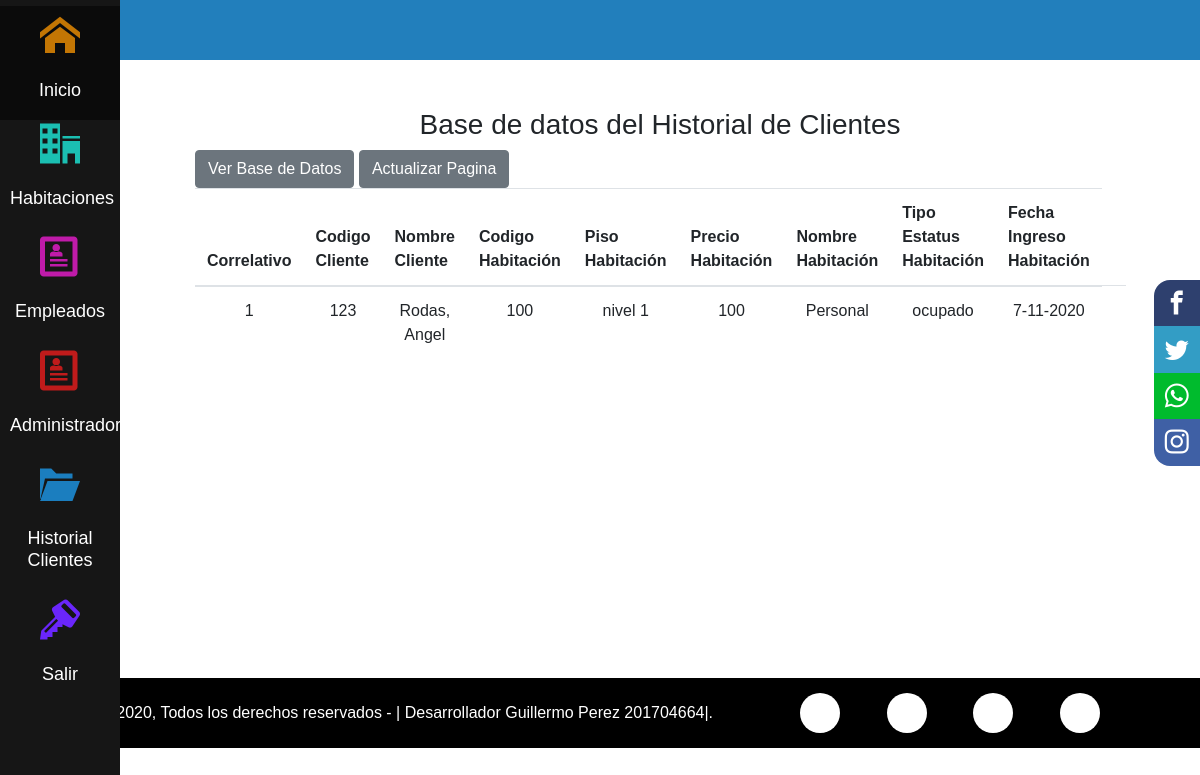
/rol_administrador/datos_Clientes.php, run on the app's committed database.
### tables this page shows
CREATE TABLE `tipo_habitacion` (
  `tipo_habitacion_id` int(11) NOT NULL,
  `nombre_habitacion` text NOT NULL,
  `Precio_dia` int(11) NOT NULL
);

CREATE TABLE `asignacion_habitacion` (
  `correlativo` int(11) NOT NULL,
  `cliente_id` int(11) NOT NULL,
  `habitacion_id` int(11) NOT NULL,
  `Fecha_ingreso` text NOT NULL,
  `estatus_id` int(11) NOT NULL
);

CREATE TABLE `cliente` (
  `cliente_id` int(11) NOT NULL,
  `nombre_cliente` text NOT NULL,
  `apellido_cliente` text NOT NULL,
  `Dpi` int(11) NOT NULL,
  `sexo_id` int(11) NOT NULL
);

CREATE TABLE `habitacion` (
  `habitacion_id` int(11) NOT NULL,
  `numero_habitacion` int(50) NOT NULL,
  `tipo_habitacion_id` int(11) NOT NULL,
  `piso_id` int(11) NOT NULL
);

CREATE TABLE `piso` (
  `piso_id` int(11) NOT NULL,
  `descripcion` text NOT NULL
);

CREATE TABLE `estatus_habitacion` (
  `estatus_id` int(11) NOT NULL,
  `tipo_estatus` text NOT NULL
);

### rol_administrador/datos_Clientes.php (the view, shortened to what this page needs)
<?php
    include_once("diseno_pagina_administrador.php");
 ?>
<!DOCTYPE html>
<html lang="en">
<head>
    <link rel="stylesheet" href="https://stackpath.bootstrapcdn.com/bootstrap/4.5.2/css/bootstrap.min.css">
</head>
<body>
<div class="content-article">
            <article>
    <br> <br>
    <div class="container">
        <div class="row">
           <div class="col">
                <h3 class="text-center">Base de datos del Historial de Clientes </h3>
                  <a href="datos_Clientes.php"><button type="submit" class="btn btn-secondary" name="btnverbasedatos" id="btnverbasedatos"> Ver Base de Datos</button> </a>
                  <a href="datos_Clientes.php"><button type="submit" class="btn btn-secondary" name="btnactualizar1" id="btnactualizar1"> Actualizar Pagina</button> </a>
                <table class="table">
                    <thead>
                        <tr>
                            <th scope="col">Correlativo </th>
                            <th scope="col">Codigo Cliente </th>
                            <th scope="col">Nombre Cliente </th>
                            <th scope="col">Codigo Habitación</th>
                            <th scope="col">Piso Habitación</th>
                            <th scope="col">Precio Habitación</th>
                            <th scope="col">Nombre Habitación</th>
                            <th scope="col">Tipo Estatus Habitación</th>
                            <th scope="col">Fecha Ingreso Habitación</th>
                        </tr>
                    </thead>
                    <?php
                    include "daoA/conexion.php";
                    $sql = "SELECT cliente.cliente_id,CONCAT(cliente.apellido_cliente, ', ',cliente.nombre_cliente)AS Nombre_completo_Cliente,habitacion.habitacion_id,piso.descripcion FROM cliente INNER JOIN ( asignacion_habitacion INNER JOIN( habitacion INNER JOIN piso ON piso.piso_id = habitacion.piso_id) ON habitacion.habitacion_id = asignacion_habitacion.habitacion_id) ON asignacion_habitacion.cliente_id = cliente.cliente_id";
                    $ejecutar = mysqli_query($conexion, $sql);
                    while ($fila = mysqli_fetch_array($ejecutar)){
                    ?>
                    <?php
                    include "daoA/conexion.php";
                    $sql1 = "SELECT asignacion_habitacion.correlativo,tipo_habitacion.nombre_habitacion, tipo_habitacion.Precio_dia, estatus_habitacion.tipo_estatus, asignacion_habitacion.Fecha_ingreso FROM tipo_habitacion INNER JOIN (habitacion INNER JOIN ( asignacion_habitacion INNER JOIN estatus_habitacion on estatus_habitacion.estatus_id = asignacion_habitacion.estatus_id) on asignacion_habitacion.habitacion_id = habitacion.habitacion_id) on habitacion.tipo_habitacion_id = tipo_habitacion.tipo_habitacion_id ";
                    $ejecutar1 = mysqli_query($conexion, $sql1);
                    while ($fila1 = mysqli_fetch_array($ejecutar1)){
                    ?>
                    <tbody>
                        <td> <center><?php echo $fila1['correlativo']?> </center></td>
                        <td> <center><?php echo $fila['cliente_id']?> </center></td>
                        <td> <center><?php echo $fila['Nombre_completo_Cliente']?> </center></td>
                        <td> <center><?php echo $fila['habitacion_id']?> </center></td>
                        <td> <center><?php echo $fila['descripcion']?> </center></td>
                        <td> <center><?php echo $fila1['Precio_dia']?> </center></td>
                        <td> <center><?php echo $fila1['nombre_habitacion']?> </center></td>
                        <td> <center><?php echo $fila1['tipo_estatus']?> </center></td>
                        <td> <center><?php echo $fila1['Fecha_ingreso']?> </center></td>
                        <td></td>
                    </tbody>
                    <?php
                    }
                    ?>
                    <?php
                    }
                    ?>
                </table>
            </div>
        </div>
    </div>
    </article>
        </div>
        <br>
        <br>
        <br>
        <br>
        <br>
         <br>
        <br>
        <br>
        <br>
        <br>
     <div class="footer-copy-redes">
                  <div class="main-copy-redes">
                        <div class="footer-copy">
                              &copy; 2020, Todos los derechos reservados - | Desarrollador Guillermo Perez 201704664|.
                        </div>
                        <div class="footer-redes">
                              <a href="#" class="fa fa-facebook"></a>
                              <a href="#" class="fa fa-twitter"></a>
                              <a href="#" class="fa fa-youtube-play"></a>
                              <a href="#" class="fa fa-github"></a>
                        </div>
                  </div>
            </div>
</body>
</html>

### rol_administrador/CSS_Adm/estilos_menu.css (style rules this page uses)
* { margin: 0; padding: 0; box-sizing: border-box; font-family: sans-serif; list-style: none; }
.content-article { margin-left: 120px; padding: 40px; }
.content-article article { background: white; padding: 20px; }

### rol_administrador/CSS_Adm/derechos_autor.css (style rules this page uses)
* { margin: 0; padding: 0; -webkit-box-sizing: border-box; -moz-box-sizing: border-box; box-sizing: border-box; }
.footer-copy-redes { width: 100%; background: #000; border-top: 3px solid #fff; }
.main-copy-redes { width: 98%; max-width: 1000px; padding: 15px 0; margin: auto; display: flex; flex-wrap: wrap; justify-content: space-between; -ms-align-items: center; align-items: center; }
.main-copy-redes .footer-copy { width: 70%; color: #fff; }
.main-copy-redes .footer-redes { width: 30%; display: flex; flex-wrap: wrap; justify-content: space-between; }
.main-copy-redes .footer-redes a { display: inline-block; text-decoration: none; width: 40px; height: 40px; line-height: 40px; border-radius:50%; background: #fff; color: #000; text-align: center; }

### data on the page
cliente: cliente "123"
tipo_habitacion: asignacion_habitacion.correlativo "1", Nombre_completo_Cliente "Rodas, Angel", Precio_dia "100", nombre_habitacion "Personal", estatus_habitacion.tipo_estatus "ocupado", asignacion_habitacion.Fecha_ingreso "7-11-2020"
habitacion: habitacion_id "100"
piso: descripcion "nivel 1"
